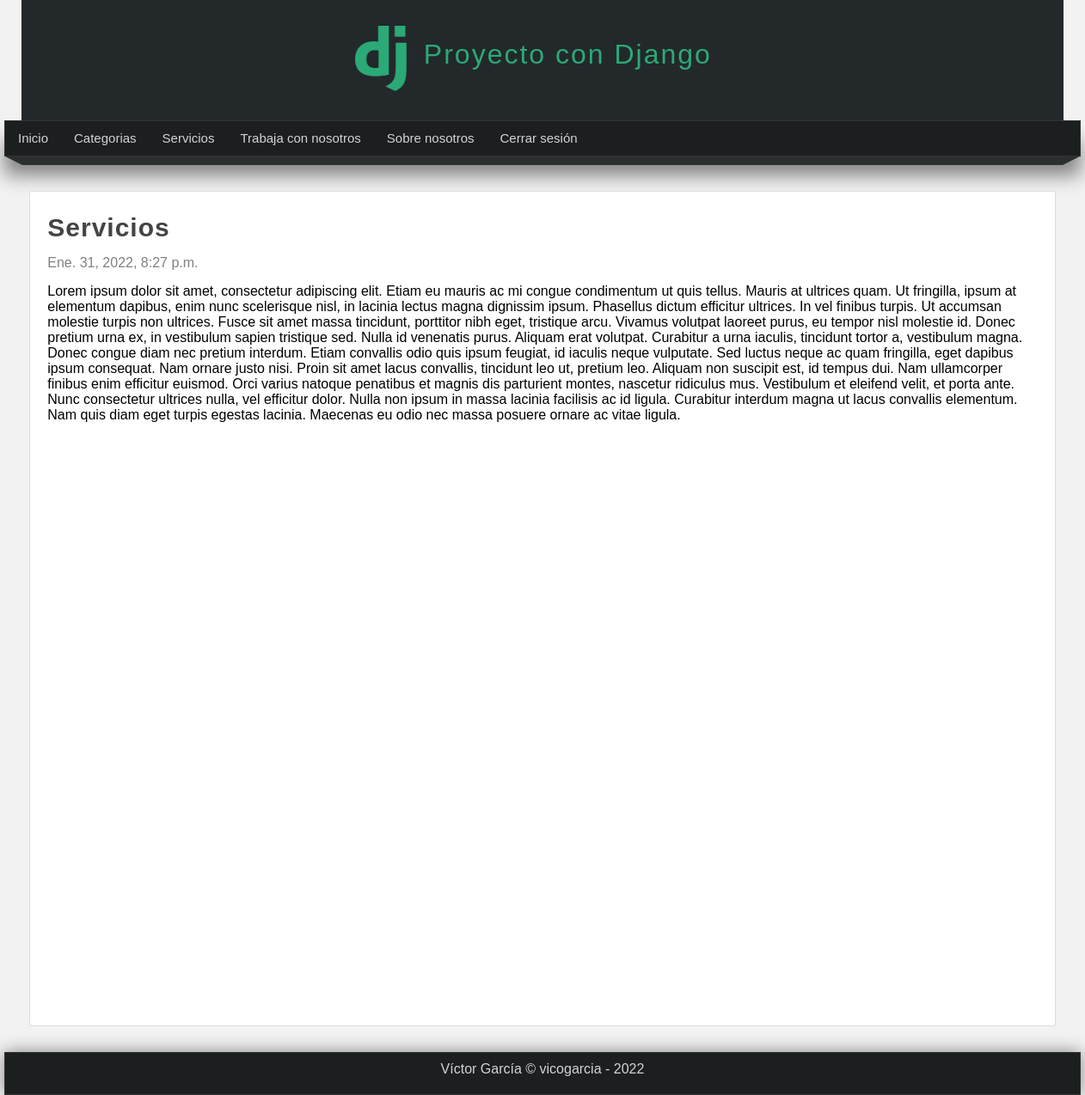
The page /pagina/servicios (signed in) on the database its author committed.
### pages/models.py (models this page shows, shortened)
class Page(models.Model):
    title = models.CharField(max_length=50, verbose_name="Titulo")
    content= RichTextField(verbose_name="Contenido")
    slug= models.CharField(max_length=150, unique=True, verbose_name="URL amigable")
    order=models.IntegerField(default=0,verbose_name="orden")
    visible= models.BooleanField(verbose_name="Visible")
    created_at= models.DateTimeField(auto_now_add = True, verbose_name="Creado el")
    update_at= models.DateTimeField(auto_now=True, verbose_name="Actualizado el")
    class Meta:
        verbose_name = "Página"
        verbose_name_plural = "Páginas"

### pages/views.py (the view)
# urls.py: path('pagina/<str:slug>', views.page, name = 'page')
@login_required(login_url='login')
def page(request, slug):
    page = Page.objects.get(slug=slug)
    return render(request, 'pages/page.html',{
        'page': page
    })

### blog/processor.py (called while the page is built)
def GetCategories(request):
    categories_use = Article.objects.filter(public=True).values_list('categories', flat= True)
    categories = Category.objects.filter(id__in=categories_use).values_list('id', 'name')
    return {
        'categories': categories,
        'ids':categories_use
    }

### pages/context_processors.py (called while the page is built)
def GetPages(request):
    pages = Page.objects.filter(visible=True).order_by('order').values_list('id', 'title', 'slug')
    return {
        'pages': pages
    }

### pages/templates/pages/page.html (shortened to what this page needs)
{% extends 'layouts/layout.html' %}
{% block content %}
    <h1 class="title">{{page.title}}</h1>
    <span class="date">{{page.created_at}}</span>
    <p class="content">{{page.content|safe}}</p>
{% endblock content %}

### mainapp/templates/layouts/layout.html (shortened to what this page needs)
<!DOCTYPE html>
<html lang="es">
<head>
    {% load static %}
    <link rel="stylesheet" href={% static 'css/styles.css' %}>
</head>
<body>
    <header>
        <div id="logotipo">
            <img src="{% static 'images/logo.png' %}">
            <h1>Proyecto con Django</h1>
        </div>
    </header>
    <nav>
        <ul>
            <li><a href={% url 'index' %}>Inicio</a></li>
            {% if user.email %}
                <li><a href={% url 'list-articles' %}>Categorias</a>
                </li>
                {% for page in pages %}
                    <li><a href={% url 'page' page.2 %}>{{page.1}}</a></li>
                {% endfor %}
                <li><a href={% url 'logout' %}>Cerrar sesión</a></li>
            {% else %}
                <li><a href={% url 'register' %}>Registro</a></li>
                <li><a href={% url 'login' %}>Login</a></li>
            {% endif %}
        </ul>
    </nav>
    <div class="barra">
        <span class="esquina-izquierda"></span>
        <span class="relleno-barra"></span>
        <span class="esquina-derecha"></span>
    </div>
    <div id="content">
        <div class="box">
            {% block content %}{% endblock content %}
        </div>
    </div>
    <footer> Víctor García &copy; vicogarcia - {% now "Y" %} </footer>
</body>
</html>

### mainapp/static/css/styles.css (style rules this page uses)
* { margin: 0px; padding: 0px; font-family: sans-serif, Arial, Helvetica; text-decoration: none; }
body { background-color: #f2f2f2; }
.box p, .box h2, .box h3, .box ul { margin-top: 5px; margin-bottom: 5px; }
header { width: 1212px; height: 140px; background-color: #23282b; margin: 0px auto; }
#logotipo h1 { display: block; letter-spacing: 2px; font-weight: lighter; color: #2ba977;; float: left; margin-top: 35px; margin-left: 20px; }
#logotipo { width: 36%; height: 130px; margin: 0px auto; padding-top: 10px; }
#logotipo img { display: block; width: 60px; float: left; margin-top: 20px; }
nav { width: 1250px; height: 40px; background-color: #1b1f1f; border: 1px solid #333333; margin: 0 auto; box-shadow: 0px 22px 22px gray; font-size: 15px; }
nav > ul { list-style: none; text-decoration: none; }
nav > ul > li { line-height: 40px; float: left; }
nav > ul > li > a { display: block; padding-left: 15px; padding-right: 15px; color: #d1d4d6; }
.barra { width: 1250px; margin: 0 auto; }
.esquina-izquierda { display: block; border-left: 20px solid transparent; border-top: 10px solid #2b2f30; float: left; }
.esquina-derecha { display: block; border-right: 20px solid transparent; border-top: 10px solid #2b2f30; float: right; }
.relleno-barra { display: block; width: 1210px; background:#2b2f30; height: 10px; float: left; }
#content { width: 1212px; min-height: 930px; margin: 0 auto; margin-bottom: 30px; margin-top: 40px; }
.box { background: white; width: 95%; min-height: 930px; padding: 20px; border: 1px solid #ddd; border-radius: 2px; margin: 0 auto; }
.title { color: #444; letter-spacing: 1px; font-size: 30px; margin-bottom: 10px; margin-top: 5px; }
.date { display: block; color: gray; margin-top: 15px; margin-bottom: 15px; }
.content { line-height: 25px; }
footer { width: 1250px; background-color: #1b1f1f; border: 1px solid #333; color: #d1d4d6; text-align: center; padding-top: 10px; padding-bottom: 20px; box-shadow: 0px 0px 20px gray; margin: 0 auto; }

### rows shown on the page
Page: title "Servicios", created_at "Ene. 31, 2022, 8:27 p.m.", content "Lorem ipsum dolor sit amet, consectetur adipiscing elit. Etiam eu mauris ac mi congue condimentum ut quis tellus. Mauris at ultrices quam. Ut fringilla, ipsum at elementum dapibus, enim nunc scelerisque nisl, in lacinia lectus magna dignissim ipsum. Phasellus dictum efficitur ultrices. In vel finibus turpis. Ut accumsan molestie turpis non ultrices. Fusce sit amet massa tincidunt, porttitor nibh eget, tristique arcu. Vivamus volutpat laoreet purus, eu tempor nisl molestie id. Donec pretium urna ex, in vestibulum sapien tristique sed. Nulla id venenatis purus. Aliquam erat volutpat. Curabitur a urna iaculis, tincidunt tortor a, vestibulum magna. Donec congue diam nec pretium interdum. Etiam…"
Page: title "Trabaja con nosotros"
Page: title "Sobre nosotros"
